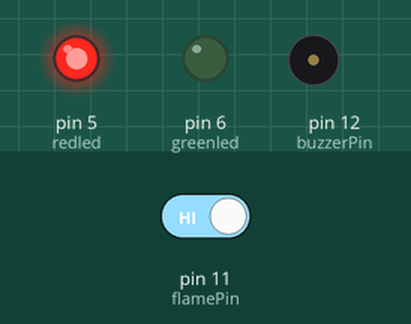
This sketch was run on a simulated Arduino Uno, built with avr-gcc and run on an emulated ATmega328P. Parts: output pins drawn as LEDs (lit = HIGH), buzzer (waves = sounding, pin HIGH). The test bench sets the inputs (shaded band); at power-on: pin 11 (flamePin) HIGH.

Above: at 1.2 s.
1.3 s: pin 11 (flamePin) driven LOW
At 2.2 s:
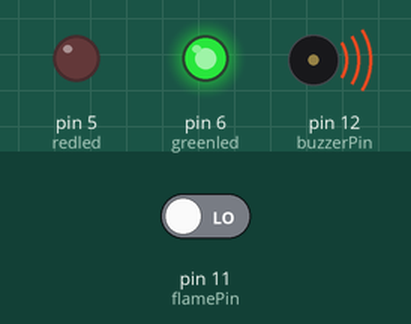
2.8 s: pin 11 (flamePin) driven HIGH
At 3.4 s:
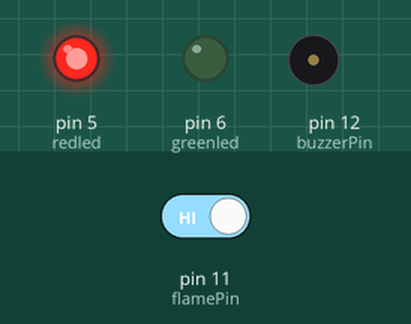
Timing chart, 0 to 5.8 s (numbered marks = the images above; inputs shaded):
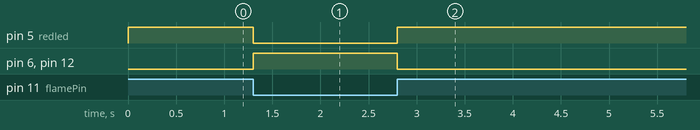

The sketch:

Fire_Detection_Project.ino
```cpp
//By Vansh Jasodani: https://vanshjasodani.github.io/
//If any doubts refer to: https://youtu.be/72DBEkGgu-w?si=i5jKp97OBcmgBtc-
const int buzzerPin = 12;
const int flamePin = 11;
int Flame = HIGH;
int redled = 5;
int greenled = 6;
void setup() {
  // put your setup code here, to run once:
pinMode(buzzerPin, OUTPUT);
pinMode(redled, OUTPUT);
pinMode(greenled, OUTPUT);

pinMode(flamePin, INPUT);
Serial.begin(9600);
}

void loop() {
  // put your main code here, to run repeatedly:
Flame = digitalRead(flamePin);
if (Flame== LOW)
{
  digitalWrite(buzzerPin, HIGH);
  digitalWrite(greenled, HIGH);
  digitalWrite(redled, LOW);
}
else
{
  digitalWrite(buzzerPin, LOW);
  digitalWrite(greenled, LOW);
  digitalWrite(redled, HIGH);
}
}
```

Measured:
- after the input at 1.3 s, pin 5 (redled): HIGH → LOW at once; pin 6 (greenled), pin 12 (buzzerPin): LOW → HIGH at once
- after the input at 2.8 s, pin 5 (redled): LOW → HIGH at once; pin 6 (greenled), pin 12 (buzzerPin): HIGH → LOW at once
